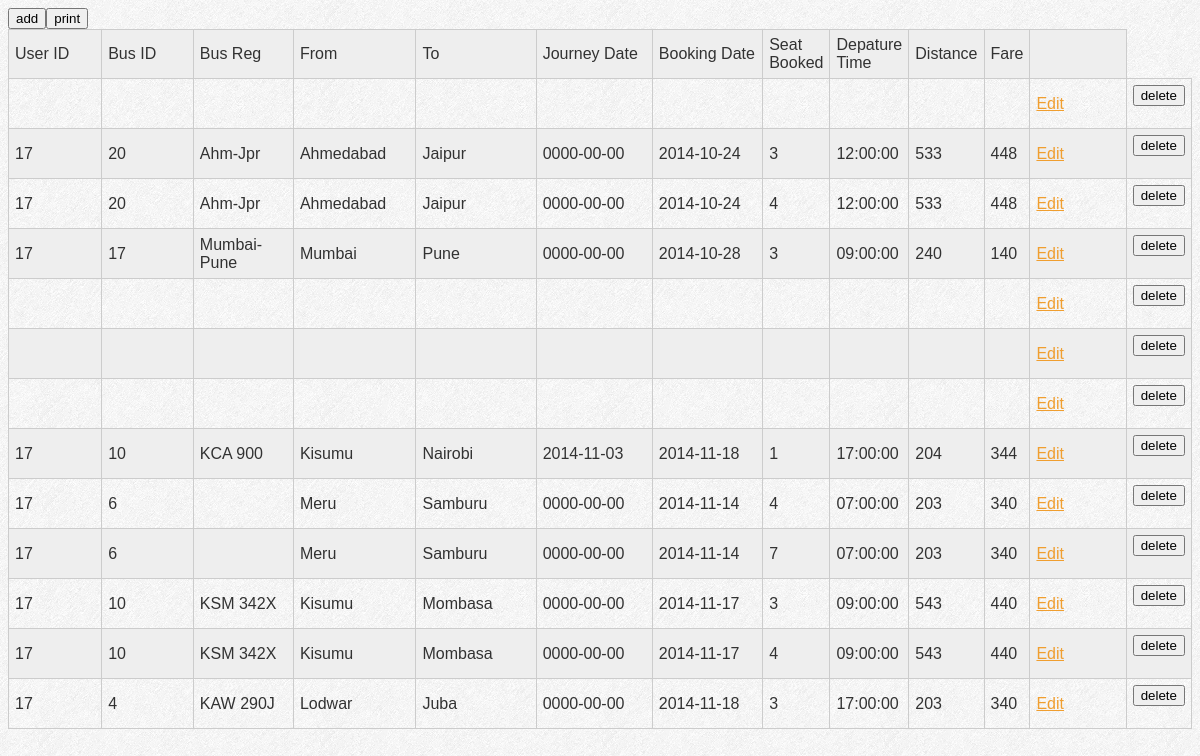
The app's page /euh.php (signed in) with its own data.
### tables this page shows
CREATE TABLE IF NOT EXISTS `user_history` (
  `id` int(11) NOT NULL AUTO_INCREMENT,
  `user_id` int(11) NOT NULL,
  `bus_id` int(11) NOT NULL,
  `bus_reg` varchar(120) NOT NULL,
  `from_stop` varchar(120) NOT NULL,
  `to_stop` varchar(120) NOT NULL,
  `journey_date` date NOT NULL,
  `booking_date` date NOT NULL,
  `seat_no_booked` int(11) NOT NULL,
  `dept_time` time NOT NULL,
  `distance` int(11) NOT NULL,
  `fare` varchar(120) NOT NULL,
  PRIMARY KEY (`id`)
);

### euh.php (the view, shortened to what this page needs)
<?php
		 if(isset($_SESSION['id'])){
		 ?>
<link rel="stylesheet" href="css/style.css" type="text/css" media="all">
		 <table width="650" height="62" align="center">
<tr align="center"><td width="95"> User ID</td><td width="95">Bus ID</td><td width="95">Bus Reg</td><td width="117">From</td><td width="119">To</td><td width="110">Journey Date</td><td width="110">Booking Date</td><td>Seat Booked</td><td>Depature Time</td><td>Distance</td><td>Fare</td><td width="101">&nbsp;</td></tr>
      <?php
		 for($pe=30;$pe<=42;$pe++){
 $sql= mysql_query("select * from user_history where id='$pe'") or die(mysql_error());
$r = mysql_fetch_array($sql);
$id=$r['id'];
$uid = $r['user_id'];
$busid = $r['bus_id'];
$bus_reg = $r['bus_reg'];
$from = $r['from_stop'];
$to = $r['to_stop'];
$jdate = $r['journey_date'];
$bdate = $r['booking_date'];
$seat = $r['seat_no_booked'];
$dept_time = $r['dept_time'];
$dist= $r['distance'];
$fare = $r['fare'];
?>
<tr align="center"><td><?php echo $uid;?></td><td><?php echo $busid;?></td><td><?php echo $bus_reg;?></td><td><?php echo $from;?></td><td><?php echo $to;?></td>
<td nowrap="nowrap"><?php echo $jdate;?></td><td><?php echo $bdate;?></td><td><?php echo $seat; ?></td><td><?php echo $dept_time; ?></td><td><?php echo $dist; ?></td>
<td><?php echo $fare; ?></td><td><a href="edit.php?page=5&id=<?php echo $id ?>">Edit</a></td> <td><form method="post" action="delete.php?page=5&id=<?php echo $id?>"><button type="submit" name="delete" > delete</button>
</form></td></tr>
            <?php
										}
										}
		 ?>
		 <form align="bottom" method="post" action="addelement.php?page=5"><button type="submit" name="addel" > add</button>  </form>
           <form align="bottom" method="post" action="javascript:window.print()"><button type="submit" name="print"  > print</button>  </form>

### css/style.css (style rules this page uses)
a { color:#f09e2f;text-decoration:underline;outline:none }
table { width: 100%; border-collapse: collapse; }
tr:nth-of-type(odd) { background: #eee; }
td, th { padding: 6px; border: 1px solid #ccc; text-align: left; }

### records on screen
user_history: user "17", bus "20", bus_reg "Ahm-Jpr", from_stop "Ahmedabad", to_stop "Jaipur", journey_date "0000-00-00", booking_date "2014-10-24", seat_no_booked "3", dept_time "12:00:00", distance "533", fare "448"
user_history: user "17", bus "20", bus_reg "Ahm-Jpr", from_stop "Ahmedabad", to_stop "Jaipur", journey_date "0000-00-00", booking_date "2014-10-24", seat_no_booked "4", dept_time "12:00:00", distance "533", fare "448"
user_history: user "17", bus "17", bus_reg "Mumbai-Pune", from_stop "Mumbai", to_stop "Pune", journey_date "0000-00-00", booking_date "2014-10-28", seat_no_booked "3", dept_time "09:00:00", distance "240", fare "140"
user_history: user "17", bus "10", bus_reg "KCA 900", from_stop "Kisumu", to_stop "Nairobi", journey_date "2014-11-03", booking_date "2014-11-18", seat_no_booked "1", dept_time "17:00:00", distance "204", fare "344"
user_history: user "17", bus "6", from_stop "Meru", to_stop "Samburu", journey_date "0000-00-00", booking_date "2014-11-14", seat_no_booked "4", dept_time "07:00:00", distance "203", fare "340"
user_history: user "17", bus "6", from_stop "Meru", to_stop "Samburu", journey_date "0000-00-00", booking_date "2014-11-14", seat_no_booked "7", dept_time "07:00:00", distance "203", fare "340"
user_history: user "17", bus "10", bus_reg "KSM 342X", from_stop "Kisumu", to_stop "Mombasa", journey_date "0000-00-00", booking_date "2014-11-17", seat_no_booked "3", dept_time "09:00:00", distance "543", fare "440"
user_history: user "17", bus "10", bus_reg "KSM 342X", from_stop "Kisumu", to_stop "Mombasa", journey_date "0000-00-00", booking_date "2014-11-17", seat_no_booked "4", dept_time "09:00:00", distance "543", fare "440"
user_history: user "17", bus "4", bus_reg "KAW 290J", from_stop "Lodwar", to_stop "Juba", journey_date "0000-00-00", booking_date "2014-11-18", seat_no_booked "3", dept_time "17:00:00", distance "203", fare "340"
